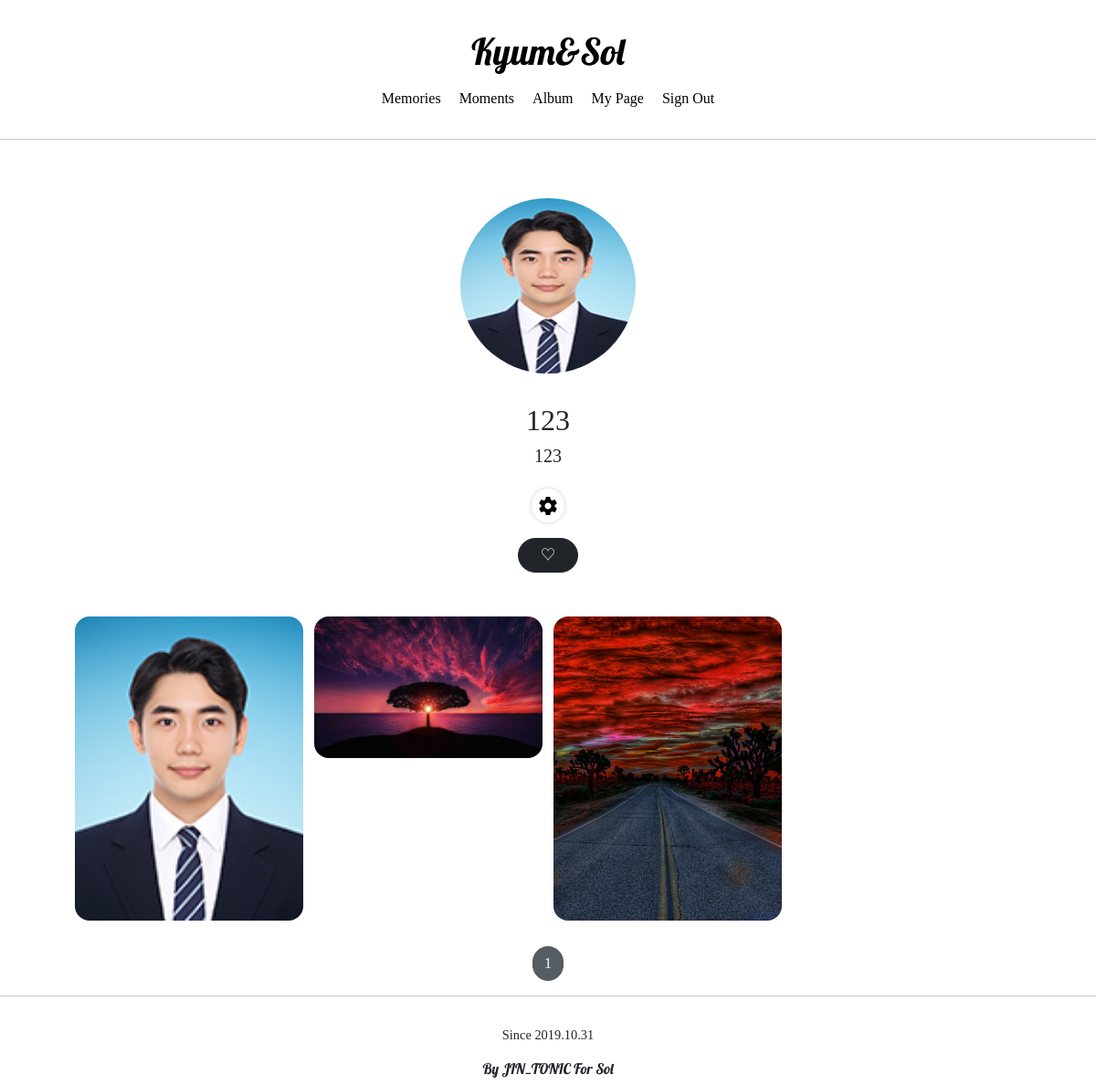
Page /projects/detail/1 (signed in) on the committed database.
### projectapp/models.py (models this page shows, shortened)
class Project(models.Model):
    image = models.ImageField(upload_to='project/', null=False)
    title = models.CharField(max_length=20, null=False)
    description = models.CharField(max_length=200, null=True)
    created_at = models.DateTimeField(auto_now=True)

### articleapp/models.py (models this page shows)
class Article(models.Model):
    writer = models.ForeignKey(User, on_delete=models.SET_NULL, related_name='article', null=True)
    project = models.ForeignKey(Project, on_delete=models.SET_NULL, related_name='article', null=True)
    title = models.CharField(max_length=200, null=True)
    image = models.ImageField(upload_to='article/', null=False)
    content = models.TextField(null=True)
    created_at = models.DateField(auto_created=True, null=True)

### projectapp/views.py (the view)
# urls.py: path('detail/<int:pk>', ProjectDetailView.as_view(), name='detail'),
class ProjectDetailView(DetailView, MultipleObjectMixin):
    model = Project
    context_object_name = 'target_project'
    template_name = 'projectapp/detail.html'
    paginate_by = 12
    def get_context_data(self, **kwargs):
        project = self.object
        user = self.request.user
        if user.is_authenticated:
            subscription = Subscription.objects.filter(user=user, project=project)
        else:
            subscription = None
        object_list = Article.objects.filter(project=self.get_object())
        return super(ProjectDetailView, self).get_context_data(object_list=object_list, subscription=subscription, **kwargs)

### projectapp/templates/projectapp/detail.html (shortened to what this page needs)
{% extends 'base.html' %}
{% block content %}
    <div>
        <div style = 'text-align: center; max-width: 500px; margin: 4rem auto 1.5rem auto;'>
            <img src="{{ target_project.image.url }}" alt=""
                 style="height: 12rem; width: 12rem; border-radius: 20rem; margin-bottom: 2rem;">
            <h2 style="font-family: 'NanumSquareB'">
                {{ target_project.title }}
            </h2>
            <h5>
                {{ target_project.description }}
            </h5>
        </div>
        <div class="text-center mb-5">
            {% if user.is_authenticated %}
            <p>
            <a class="material-icons"
            style="box-shadow: 0 0 4px #ccc; border-radius: 10rem; padding: .4rem;"
            href = "{% url 'projectapp:update' pk=target_project.pk %}">
            </a>
            </p>
                {% if not subscription %}
            <a href = "{% url 'subscribeapp:subscribe' %}?project_pk={{ target_project.pk }}"
                class="btn btn-primary rounded-pill px-4">
                ♥
            </a>
            {% else %}
            <a href = "{% url 'subscribeapp:subscribe' %}?project_pk={{ target_project.pk }}"
                class="btn btn-dark rounded-pill px-4">
                ♡
            </a>
                 {% endif %}
        {% endif %}
        </div>
        <div>
          {% include 'snippets/list_fragment.html' with article_list=object_list %}
        </div>
    </div>
{% endblock %}

### templates/snippets/list_fragment.html (shortened to what this page needs)
{% load static %}
    {% if article_list %}
    <div class="container">
      {% for article in article_list %}
        <a href="{% url 'articleapp:detail' pk=article.pk %}">
          {% include 'snippets/card.html' with article=article %}
        </a>
      {% endfor %}
    </div>
    {% else %}
      <div style = "text-align: center" >
        <h1>No Contents YET!</h1>
      </div>
    {% endif %}
    {% include 'snippets/pagination.html' with page_obj=page_obj %}

### templates/snippets/card.html
<div>
    <img src="{{ article.image.url }}" alt="">
</div>

### static/base.css (style rules this page uses)
a { color: black; text-decoration: none; }

### templates/snippets/list_fragment.html (style rules this page uses)
.container { padding: 0; margin: 0, auto; }
.container a { width: 45%; max-width: 250px; }
.container div { display: flex; justify-content: center; align-items: center; border-radius: 1rem; }
.container img { width: 100%; border-radius: 1rem; }

### rows in the picture
Project: image (picture), title "123", description "123"
Article: image (picture)
Article: image (picture)
Article: image (picture)

### other values in the picture
{{ page_obj.number }} "1"
